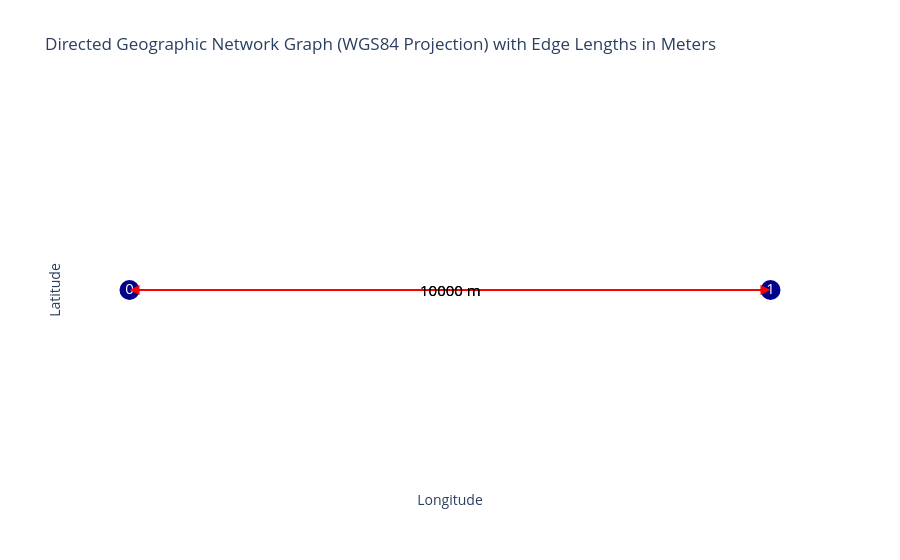

Write notebook code for a chart like this one.
### Code cell
plot_graph(graph)

### Figure 1 — Plotly figure (JSON) as saved in the notebook; plotly's stock layout.template omitted (floating-point values rounded to 4 significant figures)
{"data": [{"hoverinfo": "none", "line": {"color": "red", "width": 2}, "mode": "lines", "type": "scatter", "x": [-0.04492, 0.04492], "y": [0, 0]}, {"hoverinfo": "none", "line": {"color": "red", "width": 2}, "mode": "lines", "type": "scatter", "x": [0.04492, -0.04492], "y": [0, 0]}, {"hoverinfo": "text", "marker": {"color": "darkblue", "size": 20}, "mode": "markers+text", "text": ["0", "1"], "textfont": {"color": "white", "size": 15}, "textposition": "middle center", "type": "scatter", "x": [-0.04492, 0.04492], "y": [0, 0]}], "layout": {"annotations": [{"arrowcolor": "red", "arrowhead": 2, "arrowsize": 2, "arrowwidth": 1, "ax": -0.04492, "axref": "x", "ay": 0, "ayref": "y", "showarrow": true, "x": 0.04492, "xref": "x", "y": 0, "yref": "y"}, {"arrowcolor": "red", "arrowhead": 2, "arrowsize": 2, "arrowwidth": 1, "ax": 0.04492, "axref": "x", "ay": 0, "ayref": "y", "showarrow": true, "x": -0.04492, "xref": "x", "y": 0, "yref": "y"}, {"font": {"color": "black", "size": 15}, "showarrow": false, "text": "10000 m", "x": 0, "y": 0}, {"font": {"color": "black", "size": 15}, "showarrow": false, "text": "10000 m", "x": 0, "y": 0}], "plot_bgcolor": "white", "showlegend": false, "title": {"text": "Directed Geographic Network Graph (WGS84 Projection) with Edge Lengths in Meters"}, "xaxis": {"showgrid": false, "showticklabels": false, "title": {"text": "Longitude"}, "zeroline": false}, "yaxis": {"showgrid": false, "showticklabels": false, "title": {"text": "Latitude"}, "zeroline": false}}}
